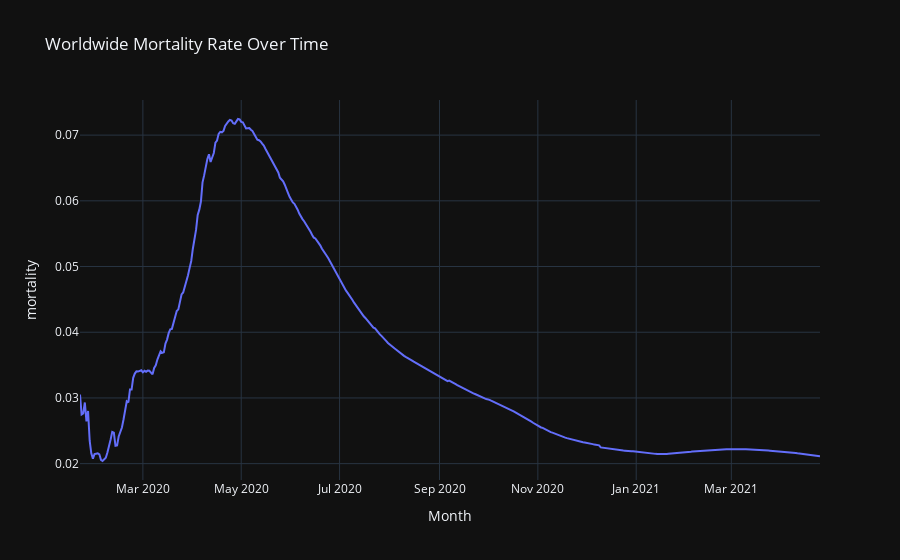

Notebook cell for this chart:
### Code cell
ww_df['mortality'] = ww_df['fatalities'] / ww_df['confirmed']

fig = px.line(ww_df, x="Month", y="mortality", 
              title="Worldwide Mortality Rate Over Time")
fig.show()

### Figure 1 — Plotly figure (JSON) as saved in the notebook; plotly's stock layout.template omitted (floating-point values rounded to 4 significant figures; data arrays with more than 128 entries replaced by an {"elided": "..."} marker saying what was removed)
{"data": [{"hovertemplate": "Month=%{x}<br>mortality=%{y}<extra></extra>", "legendgroup": "", "line": {"color": "#636efa", "dash": "solid"}, "mode": "lines", "name": "", "orientation": "v", "showlegend": false, "type": "scatter", "x": {"elided": "460 str values"}, "xaxis": "x", "y": {"elided": "460 float values"}, "yaxis": "y"}], "layout": {"legend": {"tracegroupgap": 0}, "title": {"text": "Worldwide Mortality Rate Over Time"}, "xaxis": {"anchor": "y", "domain": [0, 1], "title": {"text": "Month"}}, "yaxis": {"anchor": "x", "domain": [0, 1], "title": {"text": "mortality"}}}}
